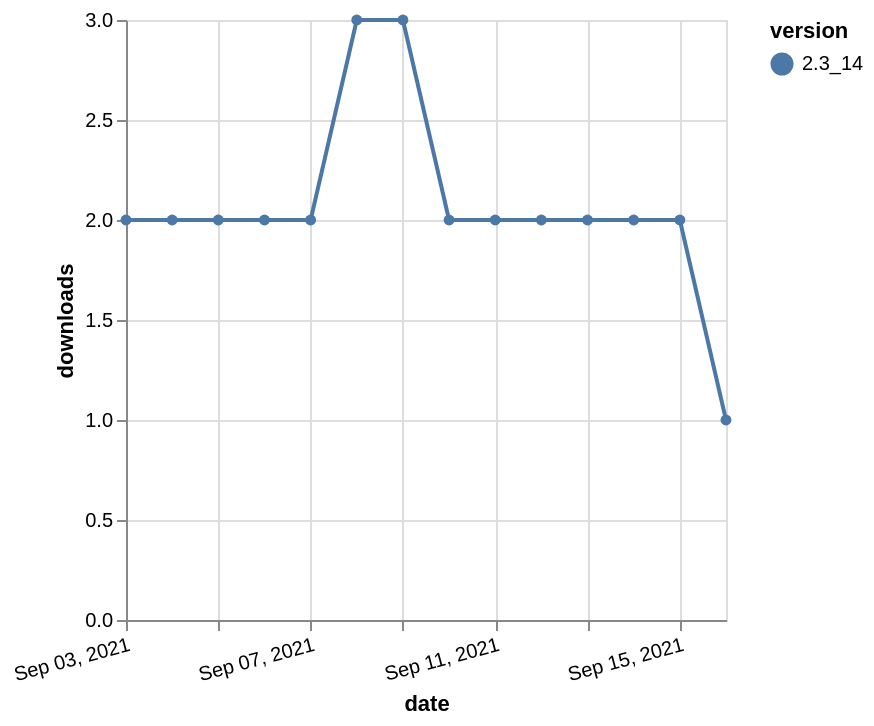

This figure's Vega-Lite source:
### Vega-Lite specification from a JSON file in a GitHub repository (floating-point values rounded to 4 significant figures)
{"$schema": "https://vega.github.io/schema/vega-lite/v5.json", "description": "A simple bar chart with embedded data.", "data": {"values": [{"date": "2021-09-03", "total": 2982, "delta": 2, "version": "2.3_14"}, {"date": "2021-09-04", "total": 2984, "delta": 2, "version": "2.3_14"}, {"date": "2021-09-05", "total": 2986, "delta": 2, "version": "2.3_14"}, {"date": "2021-09-06", "total": 2988, "delta": 2, "version": "2.3_14"}, {"date": "2021-09-07", "total": 2990, "delta": 2, "version": "2.3_14"}, {"date": "2021-09-08", "total": 2993, "delta": 3, "version": "2.3_14"}, {"date": "2021-09-09", "total": 2996, "delta": 3, "version": "2.3_14"}, {"date": "2021-09-10", "total": 2998, "delta": 2, "version": "2.3_14"}, {"date": "2021-09-11", "total": 3000, "delta": 2, "version": "2.3_14"}, {"date": "2021-09-12", "total": 3002, "delta": 2, "version": "2.3_14"}, {"date": "2021-09-13", "total": 3004, "delta": 2, "version": "2.3_14"}, {"date": "2021-09-14", "total": 3006, "delta": 2, "version": "2.3_14"}, {"date": "2021-09-15", "total": 3008, "delta": 2, "version": "2.3_14"}, {"date": "2021-09-16", "total": 3009, "delta": 1, "version": "2.3_14"}]}, "width": "container", "mark": {"type": "line", "point": {"filled": true}}, "encoding": {"x": {"field": "date", "type": "temporal", "timeUnit": "yearmonthdate", "title": "date", "axis": {"labelAngle": -15}}, "y": {"field": "delta", "type": "quantitative", "title": "downloads"}, "color": {"field": "version", "type": "nominal"}, "tooltip": {"field": "delta"}}}
